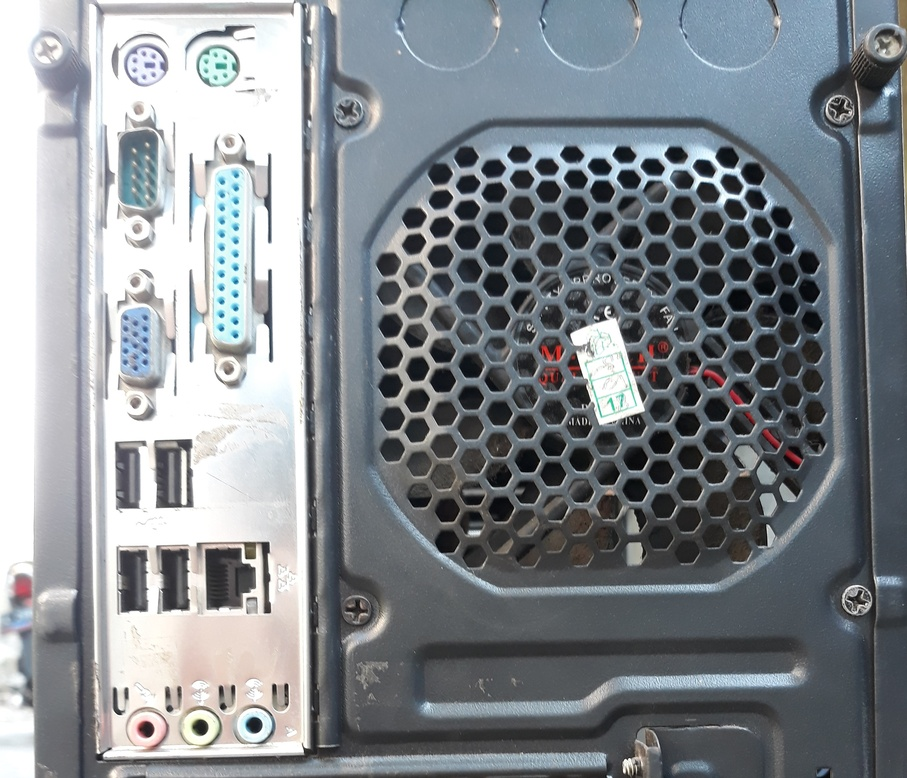
%> input picture img1.jpg, 907 x 778 px, shrunk from 3032 x 2600 before the run
$ octave --eval "result = usbdetector('img1.jpg');"   (GNU Octave 9; MATLAB toolbox functions it lacks are replaced by stand-ins)
%> lines starting %> are read from the running program, lines starting %| are printed output that depends on the picture; in (x1, y1, x2, y2) boxes, pixels count from 0 and x2, y2 are one past the last pixel; in counts of white or black regions, pixels touching at a corner belong together; the program's own positions count from 1
function res = usbdetector(dir)
%> called with dir = 'img1.jpg'
image = imread(dir);
%> image is the input picture: size 778x907x3 uint8; mean R, G, B 132.3, 137.7, 142.7

% imshow(a);
forbw = im2bw(image);
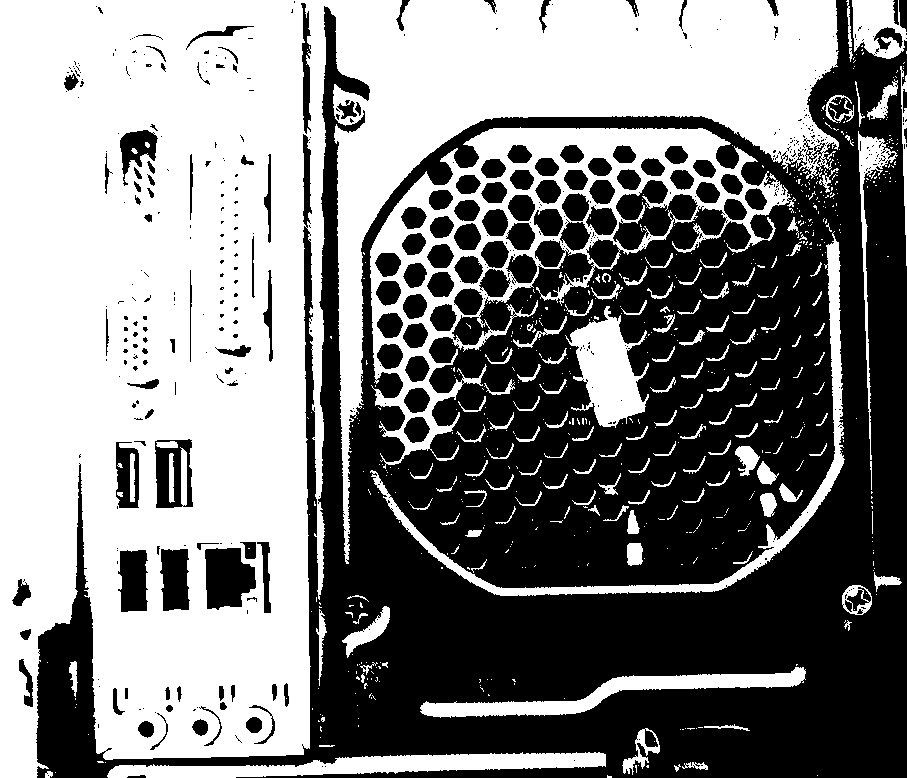
%> forbw: size 778x907 logical; 51.1% white; 523 black regions (391 under 20 px)
% imshow(image);
stats = [regionprops(forbw); regionprops(not(forbw))];
%> stats = 1168 regions; largest, box (x1, y1, x2, y2), Area and Centroid: (36, 0, 907, 778) 302764 [614.4 493.5], (0, 0, 839, 778) 287456 [260.5 291.4], (370, 127, 796, 469) 29478 [534.2 231.9], (370, 231, 845, 596) 7041 [694 488.5], (107, 752, 606, 778) 6844 [373.3 766.2]
[~,idx] = sort([stats.Area],'descend');
%> idx = 1168 values, max 1168 at index 595, min 1 at index 2, mean 584.5
stats = stats(idx);
start = 10;
stop = 24;
% start = 1;
% stop = 1110;
minimal = 1.5;
maximal = 2.8;
arr = [];
for i = start:stop %numel(stats)
    vmax = max(stats(i).BoundingBox(3),stats(i).BoundingBox(4));
    vmin = min(stats(i).BoundingBox(3),stats(i).BoundingBox(4));
%     if vmax/vmin < 1.5 || vmax / vmin >= 2.8
%         continue;
%     end
    if (vmax/vmin <= minimal || vmax / vmin >=  maximal) || (stats(i).BoundingBox(3) > stats(i).BoundingBox(4))
        continue;
    end
    arr(end + 1,:) = stats(i).BoundingBox;
end
%> this loop made 15 passes
%> (vmax, vmin) on passes 1 to 12: (329, 40), (69, 38), (62, 30), (62, 30), (66, 23), (56, 38), (52, 48), (131, 10), (31, 31), (31, 29), (29, 27), (32, 28)
%> after the loop, arr = [155.5 439.5 38 69; 118.5 550.5 30 62; 160.5 549.5 30 62]


for i = start:stop
    vmax = max(stats(i).BoundingBox(3),stats(i).BoundingBox(4));
    vmin = min(stats(i).BoundingBox(3),stats(i).BoundingBox(4));
%     if vmax/vmin < 1.5 || vmax / vmin >= 2.8
%         continue;
%     end
    if (vmax/vmin <= minimal || vmax / vmin >= maximal) %&& (stats(i).BoundingBox(3) > stats(i).BoundingBox(4))
        continue;
    end

%     subplot(3,5,i-start+1);
%     temp = imcrop(image,stats(i).BoundingBox);
%     imshow(temp);
end
% [29 lines of commented-out code are left out]
res = arr;
%> res has the same summary as arr
%> `result = usbdetector('img1.jpg');`: result has the same summary as arr in usbdetector
end

$ run again, on img2.jpg
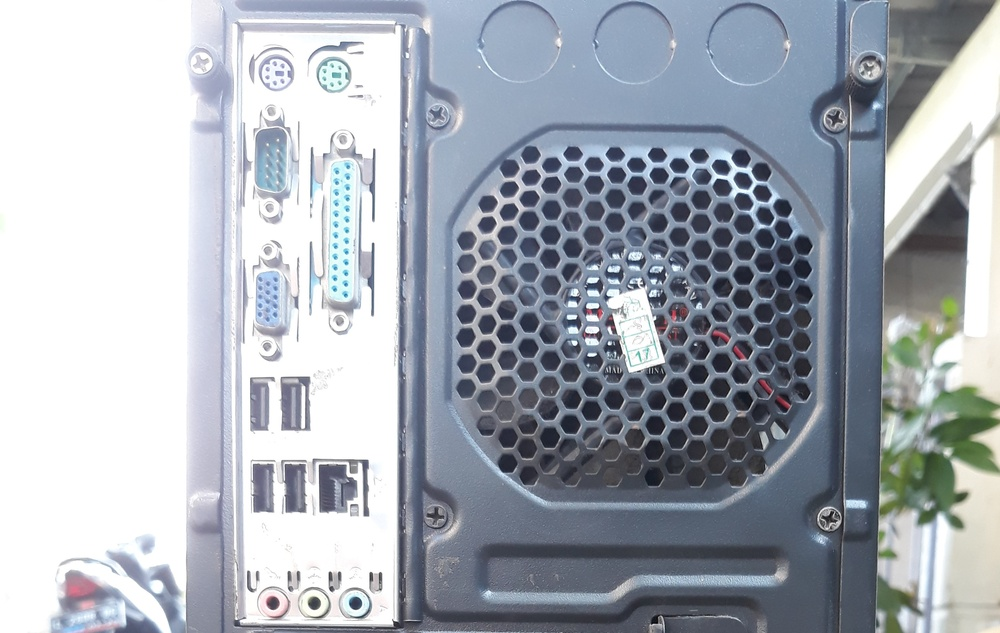
%> input picture img2.jpg, 1000 x 633 px, shrunk from 2832 x 1792 before the run
%> in usbdetector, image is the input picture: size 633x1000x3 uint8; mean R, G, B 166.6, 172.7, 181.3
%> in usbdetector, `forbw = im2bw(image);`:
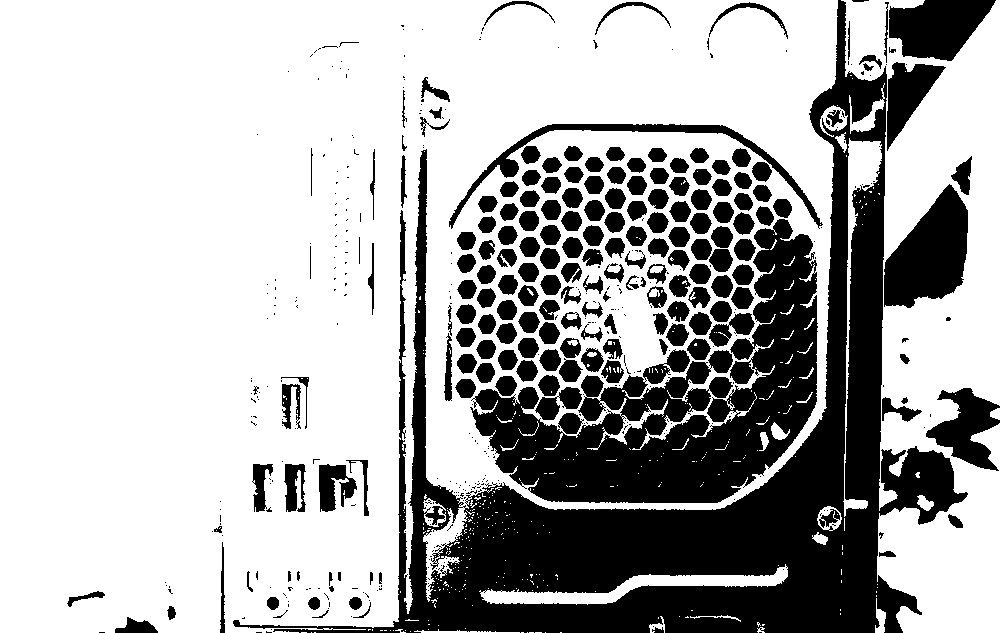
%> forbw: size 633x1000 logical; 68.9% white; 515 black regions (322 under 20 px)
%> stats = 899 regions; largest, box (x1, y1, x2, y2), Area and Centroid: (0, 0, 838, 633) 371887 [332.6 271.9], (233, 0, 968, 633) 90217 [697.6 486.1], (841, 0, 1000, 633) 53901 [942.5 324.5], (470, 219, 818, 503) 40129 [680.4 408.9], (884, 184, 968, 308) 6620 [930.4 255.1]
%> idx = 899 values, max 899 at index 19, min 1 at index 1, mean 450
%> the loop in usbdetector, `for i = start:stop` made 15 passes
%> (vmax, vmin) on passes 1 to 8: (379, 39), (89, 59), (48, 38), (47, 33), (46, 34), (48, 22), (48, 21), (51, 36)
%> after the loop in usbdetector, `for i = start:stop`: arr = [887.5 62.5 59 89; 284.5 464.5 22 48; 252.5 464.5 21 48; 282.5 384.5 19 45; 951.5 156.5 21 39]
%> res has the same summary as arr
%> result has the same summary as arr in usbdetector

$ run again, on img3.jpg
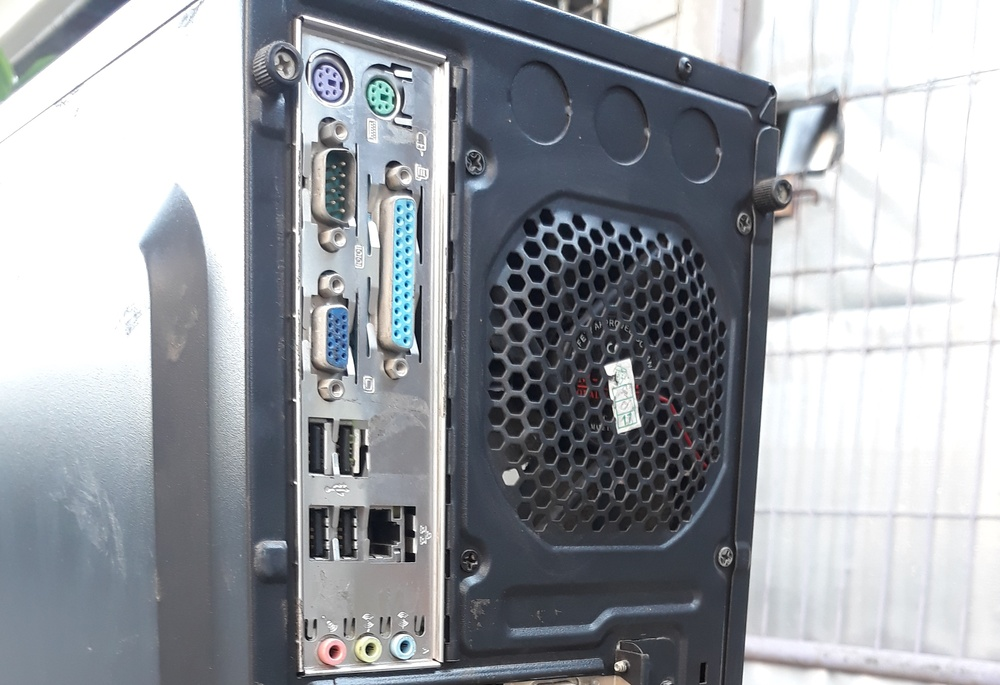
%> input picture img3.jpg, 1000 x 685 px, shrunk from 2840 x 1944 before the run
%> in usbdetector, image is the input picture: size 685x1000x3 uint8; mean R, G, B 154.2, 157.9, 163.6
%> in usbdetector, `forbw = im2bw(image);`:
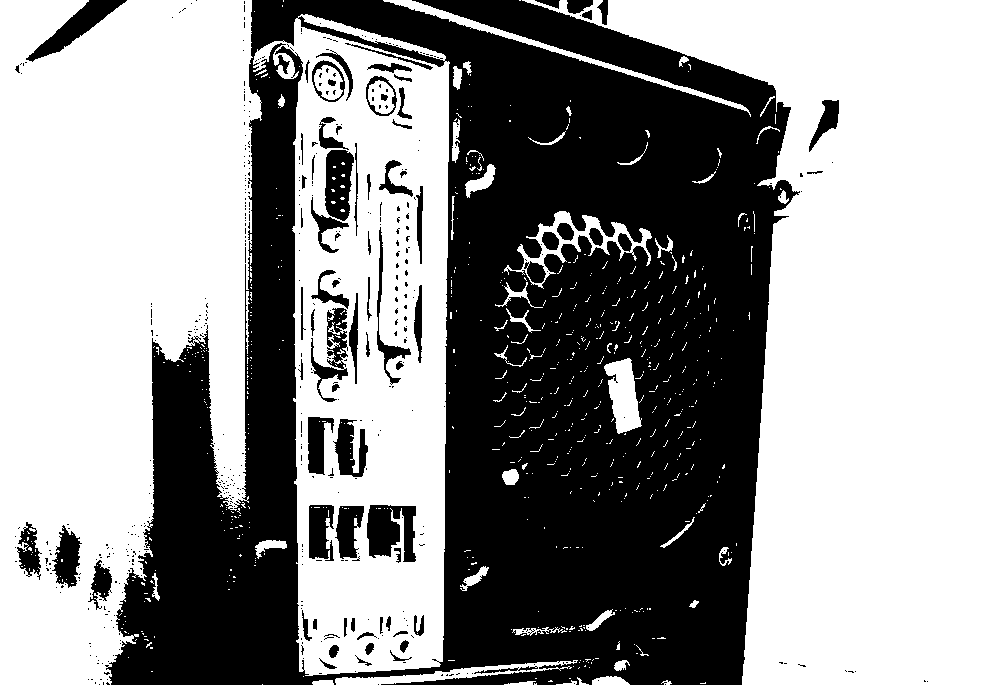
%> forbw: size 685x1000 logical; 58.2% white; 520 black regions (442 under 20 px)
%> stats = 1226 regions; largest, box (x1, y1, x2, y2), Area and Centroid: (105, 0, 800, 685) 261960 [510.7 371.7], (522, 0, 1000, 685) 170369 [871.9 334.6], (0, 0, 262, 685) 135023 [112.2 294.8], (253, 14, 450, 676) 77197 [373.4 353.3], (504, 211, 652, 289) 2207 [578.9 241.7]
%> idx = 1226 values, max 1226 at index 1226, min 1 at index 3, mean 613.5
%> the loop in usbdetector, `for i = start:stop` made 15 passes
%> (vmax, vmin) on passes 1 to 8: (243, 25), (71, 29), (94, 37), (58, 35), (56, 25), (63, 30), (53, 29), (58, 26)
%> after the loop in usbdetector, `for i = start:stop`: arr = 10 rows, first 8: [325.5 150.5 29 71; 311.5 308.5 37 94; 333.5 419.5 35 58; 309.5 505.5 25 56; 52.5 525.5 30 63; 335.5 506.5 29 53; 308.5 417.5 26 58; 17.5 522.5 25 58]
%> res has the same summary as arr
%> result has the same summary as arr in usbdetector

$ run again, on img4.jpg
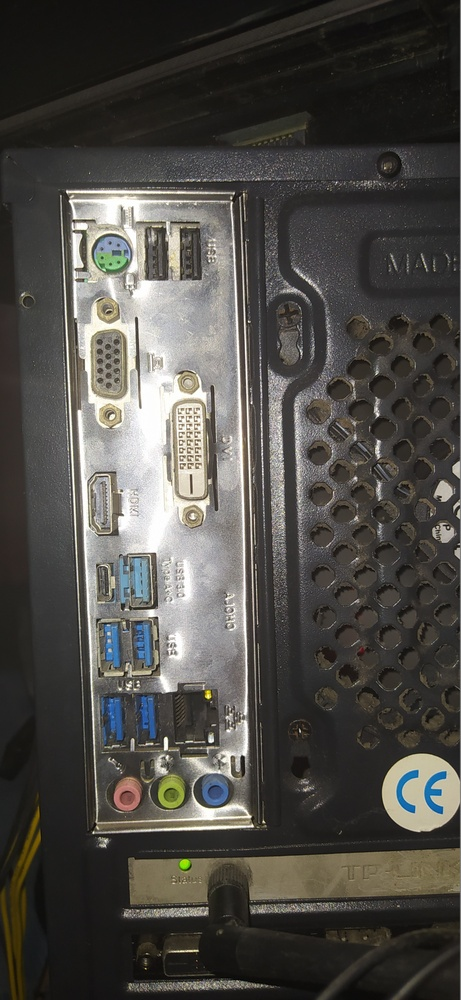
%> input picture img4.jpg, 461 x 1000 px, shrunk from 1844 x 4000 before the run
%> in usbdetector, image is the input picture: size 1000x461x3 uint8; mean R, G, B 77.5, 75.3, 70.7
%> in usbdetector, `forbw = im2bw(image);`:
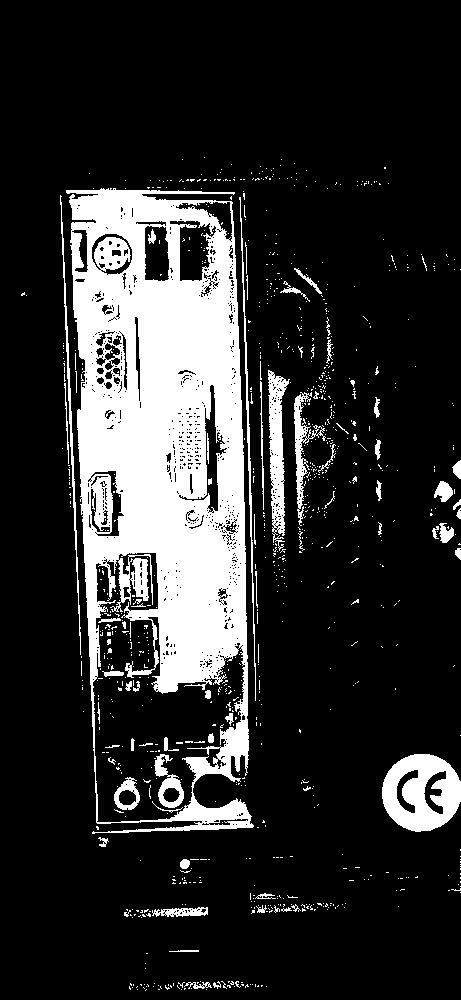
%> forbw: size 1000x461 logical; 18.3% white; 926 white regions (853 under 20 px)
%> stats = 1550 regions; largest, box (x1, y1, x2, y2), Area and Centroid: (0, 0, 461, 1000) 346867 [247 495.4], (66, 188, 254, 834) 68122 [165.5 454.9], (93, 553, 245, 822) 19313 [151.2 708.6], (382, 754, 461, 832) 4092 [422.2 793.3], (268, 370, 290, 551) 2032 [277.5 452.9]
%> idx = 1550 values, max 1550 at index 1550, min 1 at index 183, mean 775.5
%> the loop in usbdetector, `for i = start:stop` made 15 passes
%> (vmax, vmin) on passes 1 to 8: (460, 21), (504, 17), (54, 30), (56, 40), (65, 36), (43, 22), (33, 26), (41, 40)
%> after the loop in usbdetector, `for i = start:stop`: arr = [154.5 754.5 30 54; 88.5 471.5 36 65; 424.5 771.5 22 43; 397.5 770.5 21 43; 72.5 230.5 16 42]
%> res has the same summary as arr
%> result has the same summary as arr in usbdetector
